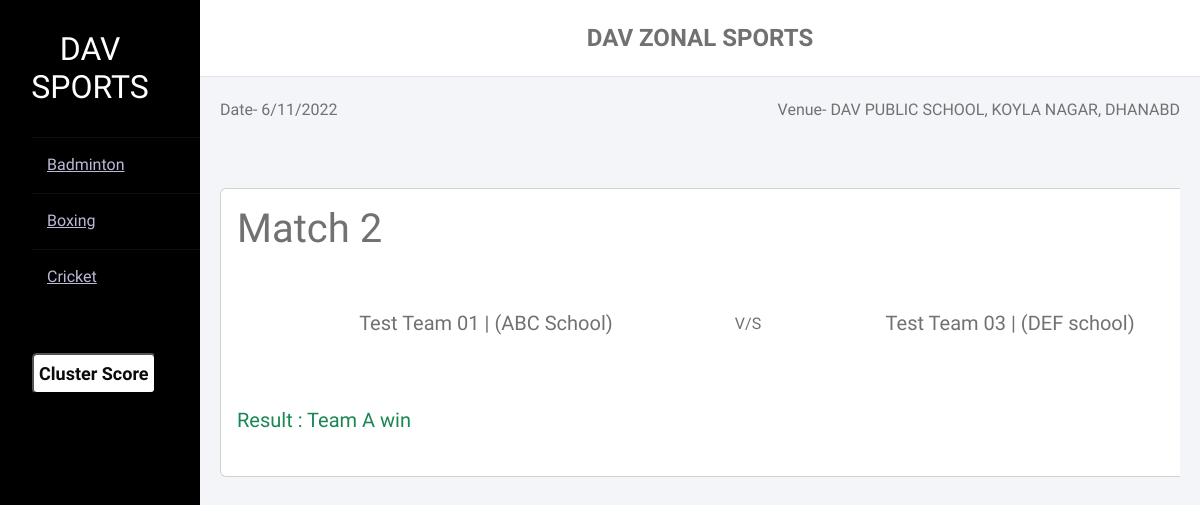
Screenshot of /match/Badminton with the database file from the repository.
### dist/models.py (models this page shows, shortened)
class Sport(models.Model):
    name = models.CharField(max_length=100)

class Match(models.Model):
    name = models.CharField(max_length=100)
    sport = models.ForeignKey(Sport, on_delete=models.CASCADE)
    team1 = models.ForeignKey(Team, on_delete=models.CASCADE, related_name='team1')
    team2 = models.ForeignKey(Team, on_delete=models.CASCADE, related_name='team2')
    winner = models.ForeignKey(Team, on_delete=models.CASCADE, related_name='winner', default=None, null=True, blank=True)
    result = models.CharField(max_length=100, default="")

class Team(models.Model):
    name = models.CharField(max_length=100)
    school = models.CharField(max_length=100 , default="")
    def __str__(self):
        return f"{self.name} | ({self.school})"

### dist/views.py (the view)
# urls.py: path('match/<str:name>', match, name='match'),
def match(request, name):
    sport_id = Sport.objects.filter(name=name).first()
    if sport_id:
        matchs = Match.objects.filter(sport=sport_id.id)
    else:
        matchs = []
    sports = Sport.objects.all()
    context = {
        'match': matchs,
        'sports': sports,
    }
    return render(request, 'match.html', context)

### dist/templates/match.html (shortened to what this page needs)
{% extends "base.html" %}
{% block content %}
{% for match in match %}
    <div class="card" style="width: 110%;">
        <div class="card-body">
          <h1 class="card-title">{{match.name}}</h1>
          <center>
            <br><br>
            <div class="container">
                <div class="row">
                    <div class="col-sm">
                        <h5>{{match.team1}}</h5>
                    </div>
                    V/S
                    <div class="col-sm">
                        <h5>
                        {{match.team2}}
                    </h5>
                    </div>
                </div>
            </div>
            <br>
        </center>
         <b> <h5 class="text-success">Result :   {{match.result}} </h5></b>
           </div>
      </div>
      <br><br>
      {% endfor %}
{% endblock content %}

### dist/templates/base.html (shortened to what this page needs)
<!DOCTYPE html>
<html lang="en">
<head>
    <link href="https://cdn.jsdelivr.net/npm/bootstrap@5.2.2/dist/css/bootstrap.min.css" rel="stylesheet">
</head>
<body>
<div class="wrapper">
    <div class="sidebar">
      <a  href="{%url 'home' %}" style="text-decoration:none; width: 80%">
        <h2 >DAV SPORTS</h2>
      </a>
        <ul>
            {%for sport in sports %}
            <li><a href="{%url 'match' sport.name %}">{{sport.name}}</a></li>
           {%endfor%}
           <br>
           <br>
           <a href="{%url 'cluster' %}" class="button">
            <button style = "background-color: rgb(255, 255, 255); color: rgb(12, 12, 12); border-radius: 5px; padding: 5px;"><font size = 4><b>Cluster Score</b></font></button>
        </a>
        </ul>
    </div>
    <div class="main_content">
        <div class="header"><center><B><font size = 5>DAV ZONAL SPORTS</font></B></center></div>
        <div class="info">
            <p style="text-align:left;">
               Date- 6/11/2022
                <span style="float:right;">
                    Venue- DAV PUBLIC SCHOOL, KOYLA NAGAR, DHANABD
                </span>
            </p>
            <br>
            <div class="scroll">
                <br>
                {% block content %}{% endblock content %}
            </div>
          </div>
    </div>
</div>
</body>
</html>

### dist/templates/base.html (style rules this page uses)
* { margin: 0; padding: 0; box-sizing: border-box; list-style: none; text-decoration: none; font-family: 'Josefin Sans', sans-serif; }
body { background-color: #f3f5f9; }
.wrapper { display: flex; position: relative; }
.wrapper .sidebar { width: 200px; height: 100%; background: #000000; padding: 30px 0px; position: fixed; }
.wrapper .sidebar h2 { color: #fff; text-transform: uppercase; text-align: center; margin-bottom: 30px; width: 90%; }
.wrapper .sidebar ul li { padding: 15px; border-bottom: 1px solid #bdb8d7; border-bottom: 1px solid rgba(0,0,0,0.05); border-top: 1px solid rgba(255,255,255,0.05); }
.wrapper .sidebar ul li a { color: #bdb8d7; display: block; }
.wrapper .main_content { width: 100%; margin-left: 200px; }
.wrapper .main_content .header { padding: 20px; background: #fff; color: #717171; border-bottom: 1px solid #e0e4e8; }
.wrapper .main_content .info { margin: 20px; color: #717171; line-height: 25px; }
.wrapper .main_content .info div { margin-bottom: 20px; }
.scroll { width: 100%; height: 500px; -ms-overflow-style: none; scrollbar-width: none; overflow-y: scroll; }

### rows the page displays
Sport: name "Badminton"
Sport: name "Boxing"
Sport: name "Cricket"
Match: name "Match 2", team1 "Test Team 01 | (ABC School)", team2 "Test Team 03 | (DEF school)", result "Team A win"
